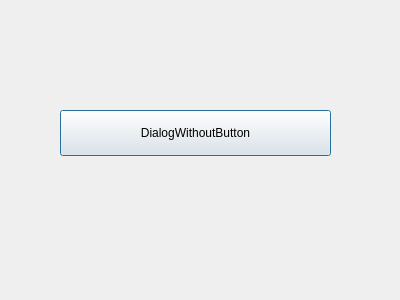
<?xml version="1.0" encoding="UTF-8"?>
<ui version="4.0">
 <class>Dialog</class>
 <widget class="QDialog" name="Dialog">
  <property name="geometry">
   <rect>
    <x>0</x>
    <y>0</y>
    <width>400</width>
    <height>300</height>
   </rect>
  </property>
  <property name="windowTitle">
   <string>Dialog</string>
  </property>
  <widget class="QPushButton" name="pushButton">
   <property name="geometry">
    <rect>
     <x>60</x>
     <y>110</y>
     <width>271</width>
     <height>46</height>
    </rect>
   </property>
   <property name="text">
    <string>DialogWithoutButton</string>
   </property>
  </widget>
 </widget>
 <resources/>
 <connections/>
</ui>
